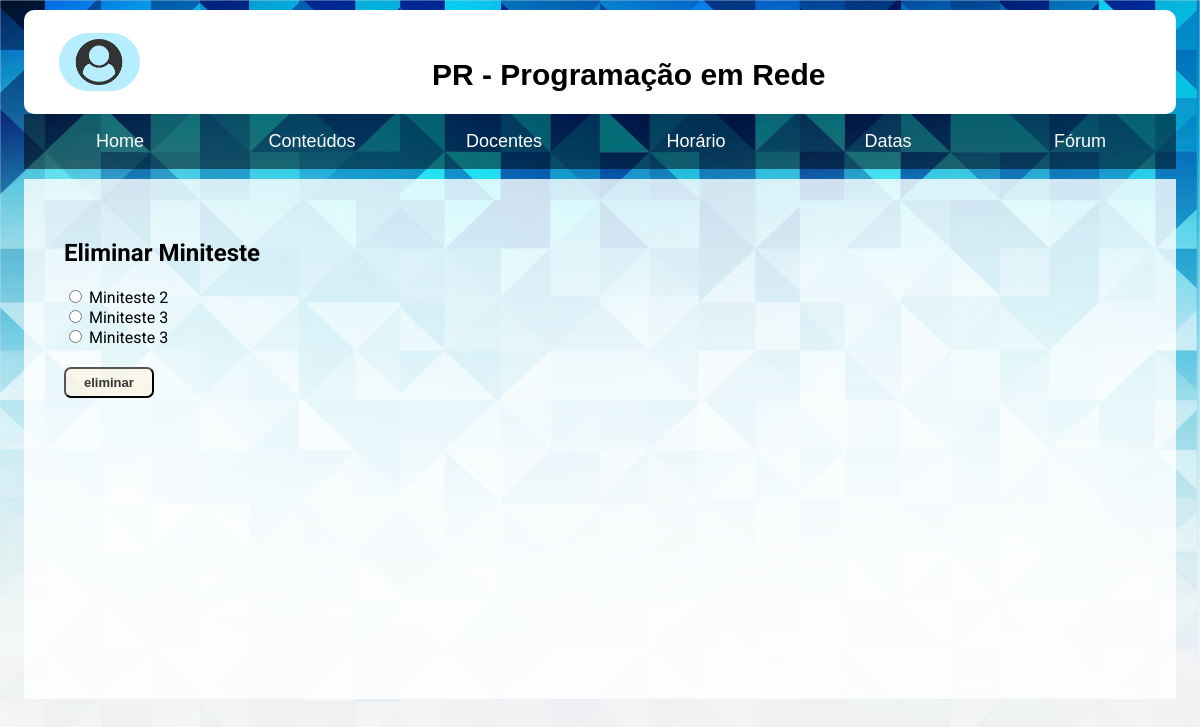
Page /modulo/eliminar_miniteste/ on the committed database.
### modulo/models.py (models this page shows)
class Miniteste(models.Model):
    nota = models.IntegerField(default=-1)
    numero = models.IntegerField(default=-1)
    descricao = models.CharField(max_length=200, default="Geral")

### modulo/views.py (the view)
def eliminar_miniteste(request):
    minitestes =Miniteste.objects.all()
    return render(request,'modulo/conteudos/minitestes/eliminar_miniteste.html',{'minitestes':minitestes})

### modulo/templates/modulo/conteudos/minitestes/eliminar_miniteste.html (shortened to what this page needs)
{% extends 'modulo/index.html' %}
{% block body %}
<section class="whitebody">
<h1>Eliminar Miniteste</h1>
<form action="{% url 'modulo:eliminar' %}" method="post">
{% for miniteste in minitestes %}
<input type="radio" value="{{miniteste.id}}" id="{{miniteste.id}}" name="miniteste">
    <label>Miniteste {{miniteste.numero}}</label><br>
{% endfor %}
    <input class="botao" type="submit" value="eliminar">
</form>
</section>
{% endblock %}

### modulo/static/modulo/styles/menu.css (style rules this page uses)
*, *::before, *::after { box-sizing: border-box; }
body { background: linear-gradient(90deg, #3f4593, #5960bd); margin: 0; }
.whitebody { background-color: rgba(255,255,255,0.8); height: fit-content; padding-top: 40px; padding-bottom:60px; min-height: 520px; margin-top: 10px; }

### modulo/static/modulo/styles/header.css (style rules this page uses)
html body { min-height: 100%; margin: 10px 2% 10px 2%; }
body { background-image: url(../background5.jpg); background-attachment: fixed; background-repeat: no-repeat; background-size: cover; background-color: rgb(236,235,235); }

### modulo/static/modulo/styles/horario.css (style rules this page uses)
.whitebody { padding: 40px; }

### modulo/static/modulo/styles/docentes.css (style rules this page uses)
body { background-color: #f0f0f0; font-family: roboto; }

### modulo/static/modulo/styles/datasdasavaliacoes.css (style rules this page uses)
.botao { margin: 20px 0 0 0; padding: 6px 18px; border-radius: 7px; font-size: 13px; font-weight: bold; background-color: rgba(255, 239, 213, 0.5); color: rgb(50, 50, 50); }

### rows in the picture
Miniteste: numero "2"
Miniteste: numero "3"
Miniteste: numero "3"
